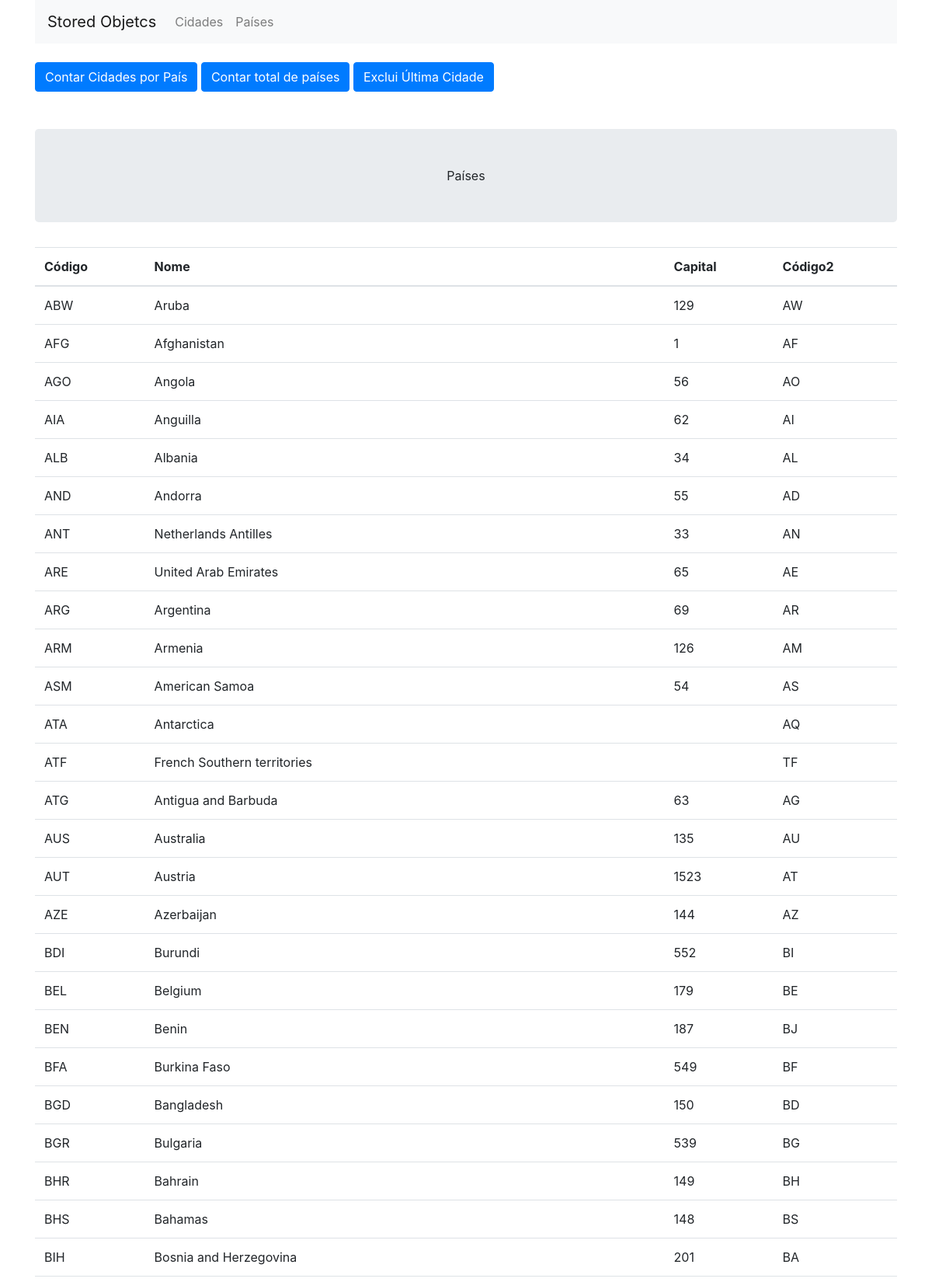
The app's page /paises.php (upper part) with its own data.
### tables this page shows
CREATE TABLE `country` (
  `Code` char(3) NOT NULL DEFAULT '',
  `Name` char(52) NOT NULL DEFAULT '',
  `Capital` int(11) DEFAULT NULL,
  `Code2` char(2) NOT NULL DEFAULT ''
);

### paises.php (the view, shortened to what this page needs)
	<?php include 'includes/nav.php' ?>
	<div class="jumbotron p-5 text-center">
		Países
	</div>
	<table class="table">
	  <thead>
	    <tr>
	      <th scope="col">Código</th>
	      <th scope="col">Nome</th>
	      <th scope="col">Capital</th>
	      <th scope="col">Código2</th>
	    </tr>
	  </thead>
		  <tbody>
	<?php
	  $sql = "SELECT * FROM country";
		$result = $conn->query($sql);
		if ($result->num_rows > 0) {
		  while($row = $result->fetch_assoc()) {
		  	?>
			    <tr>
			      <td><?= $row['Code'] ?></td>
			      <td><?= $row['Name'] ?></td>
			      <td><?= $row['Capital'] ?></td>
			      <td><?= $row['Code2'] ?></td>
			    </tr>
		  	<?php
		  }
		}
	?>
		</tbody>
	</table>
</div>
</body>
</html>

### includes/nav.php (shortened to what this page needs)
<!DOCTYPE html>
<html lang="pt-br">
<head>
  <link rel="stylesheet" href="https://maxcdn.bootstrapcdn.com/bootstrap/4.5.2/css/bootstrap.min.css">
</head>
<body>
<div class="container">
<nav class="navbar navbar-expand-lg navbar-light bg-light">
  <a class="navbar-brand" href="#">Stored Objetcs</a>
  <div class="collapse navbar-collapse" id="navbarSupportedContent">
    <ul class="navbar-nav mr-auto">
      <li class="nav-item">
        <a class="nav-link" href="cidades.php">Cidades</a>
       </li>
       <li>
        <a class="nav-link" href="paises.php">Países</a>
      </li>
    </ul>
  </div>
</nav>
<br>
  <div class="mb-5">
    <a href="conta_cidades.php" class="btn btn-primary">
      Contar Cidades por País
    </a>
    <a href="conta_paises.php" class="btn btn-primary">
      Contar total de países
    </a>
    <a href="exclui_cidade.php" class="btn btn-primary">
      Exclui Última Cidade
    </a>
  </div>

### records on screen
country: Code "ABW", Name "Aruba", Capital "129", Code2 "AW"
country: Code "AFG", Name "Afghanistan", Capital "1", Code2 "AF"
country: Code "AGO", Name "Angola", Capital "56", Code2 "AO"
country: Code "AIA", Name "Anguilla", Capital "62", Code2 "AI"
country: Code "ALB", Name "Albania", Capital "34", Code2 "AL"
country: Code "AND", Name "Andorra", Capital "55", Code2 "AD"
country: Code "ANT", Name "Netherlands Antilles", Capital "33", Code2 "AN"
country: Code "ARE", Name "United Arab Emirates", Capital "65", Code2 "AE"
country: Code "ARG", Name "Argentina", Capital "69", Code2 "AR"
country: Code "ARM", Name "Armenia", Capital "126", Code2 "AM"
country: Code "ASM", Name "American Samoa", Capital "54", Code2 "AS"
country: Code "ATA", Name "Antarctica", Code2 "AQ"
country: Code "ATF", Name "French Southern territories", Code2 "TF"
country: Code "ATG", Name "Antigua and Barbuda", Capital "63", Code2 "AG"
country: Code "AUS", Name "Australia", Capital "135", Code2 "AU"
country: Code "AUT", Name "Austria", Capital "1523", Code2 "AT"
country: Code "AZE", Name "Azerbaijan", Capital "144", Code2 "AZ"
country: Code "BDI", Name "Burundi", Capital "552", Code2 "BI"
country: Code "BEL", Name "Belgium", Capital "179", Code2 "BE"
country: Code "BEN", Name "Benin", Capital "187", Code2 "BJ"
country: Code "BFA", Name "Burkina Faso", Capital "549", Code2 "BF"
country: Code "BGD", Name "Bangladesh", Capital "150", Code2 "BD"
country: Code "BGR", Name "Bulgaria", Capital "539", Code2 "BG"
country: Code "BHR", Name "Bahrain", Capital "149", Code2 "BH"
country: Code "BHS", Name "Bahamas", Capital "148", Code2 "BS"
country: Code "BIH", Name "Bosnia and Herzegovina", Capital "201", Code2 "BA"
